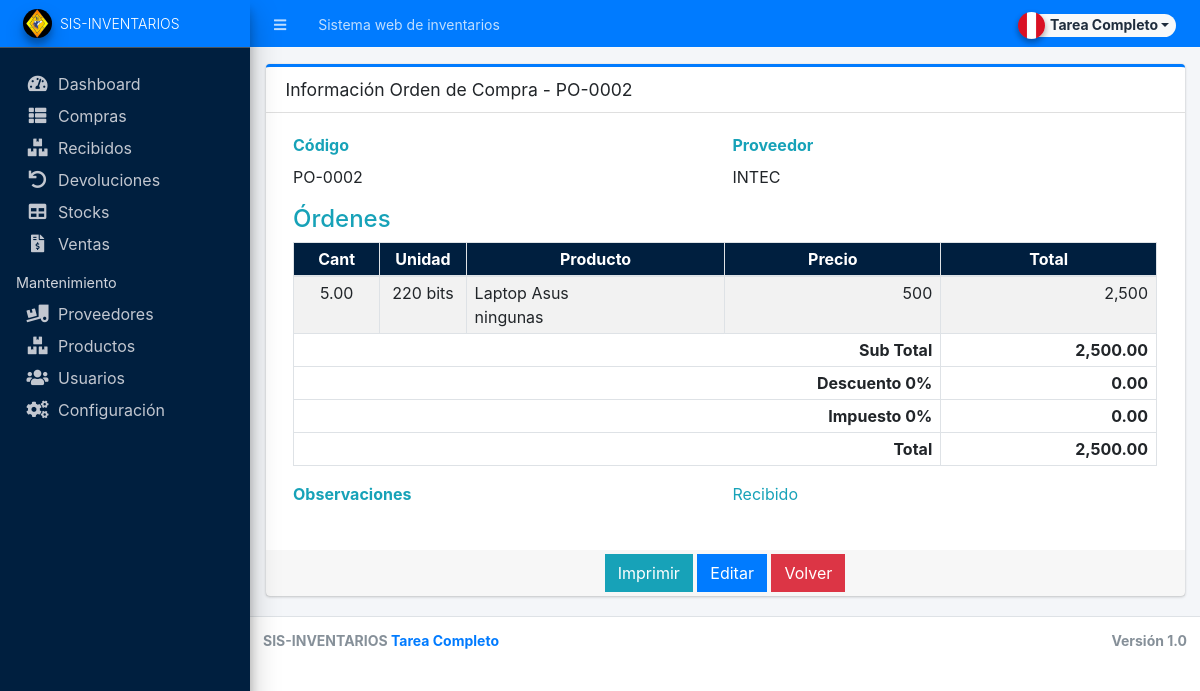
The page /admin?page=purchase_order/view_po&id=4 (signed in) on the database its author committed.
### tables this page shows
CREATE TABLE `po_items` (
  `po_id` int(30) NOT NULL,
  `item_id` int(30) NOT NULL,
  `quantity` int(30) NOT NULL,
  `price` float NOT NULL DEFAULT 0,
  `unit` varchar(50) NOT NULL,
  `total` float NOT NULL DEFAULT 0
);

CREATE TABLE `item_list` (
  `id` int(30) NOT NULL,
  `name` text NOT NULL,
  `description` text NOT NULL,
  `supplier_id` int(30) NOT NULL,
  `cost` float NOT NULL DEFAULT 0,
  `status` tinyint(1) NOT NULL DEFAULT 1,
  `date_created` datetime NOT NULL DEFAULT current_timestamp(),
  `date_updated` datetime NOT NULL DEFAULT current_timestamp() ON UPDATE current_timestamp()
);

### admin/purchase_order/view_po.php (the view, shortened to what this page needs)
<div class="card card-outline card-primary">
    <div class="card-header">
        <h4 class="card-title">Información Orden de Compra - <?php echo $po_code ?></h4>
    </div>
    <div class="card-body" id="print_out">
        <div class="container-fluid">
            <div class="row">
                <div class="col-md-6">
                    <label class="control-label text-info">Código</label>
                    <div><?php echo isset($po_code) ? $po_code : '' ?></div>
                </div>
                <div class="col-md-6">
                    <div class="form-group">
                        <label for="supplier_id" class="control-label text-info">Proveedor</label>
                        <div><?php echo isset($supplier) ? $supplier : '' ?></div>
                    </div>
                </div>
            </div>
            <h4 class="text-info">Órdenes</h4>
            <table class="table table-striped table-bordered" id="list">
                <colgroup>
                    <col width="10%">
                    <col width="10%">
                    <col width="30%">
                    <col width="25%">
                    <col width="25%">
                </colgroup>
                <thead>
                    <tr class="text-light bg-navy">
                        <th class="text-center py-1 px-2">Cant</th>
                        <th class="text-center py-1 px-2">Unidad</th>
                        <th class="text-center py-1 px-2">Producto</th>
                        <th class="text-center py-1 px-2">Precio</th>
                        <th class="text-center py-1 px-2">Total</th>
                    </tr>
                </thead>
                <tbody>
                    <?php
                    $total = 0;
                    $qry = $conn->query("SELECT p.*,i.name,i.description FROM `po_items` p inner join item_list i on p.item_id = i.id where p.po_id = '{$id}'");
                    while ($row = $qry->fetch_assoc()) :
                        $total += $row['total']
                    ?>
                        <tr>
                            <td class="py-1 px-2 text-center"><?php echo number_format($row['quantity'], 2) ?></td>
                            <td class="py-1 px-2 text-center"><?php echo ($row['unit']) ?></td>
                            <td class="py-1 px-2">
                                <?php echo $row['name'] ?> <br>
                                <?php echo $row['description'] ?>
                            </td>
                            <td class="py-1 px-2 text-right"><?php echo number_format($row['price']) ?></td>
                            <td class="py-1 px-2 text-right"><?php echo number_format($row['total']) ?></td>
                        </tr>
                    <?php endwhile; ?>
                </tbody>
                <tfoot>
                    <tr>
                        <th class="text-right py-1 px-2" colspan="4">Sub Total</th>
                        <th class="text-right py-1 px-2 sub-total"><?php echo number_format($total, 2)  ?></th>
                    </tr>
                    <tr>
                        <th class="text-right py-1 px-2" colspan="4">Descuento <?php echo isset($discount_perc) ? $discount_perc : 0 ?>%</th>
                        <th class="text-right py-1 px-2 discount"><?php echo isset($discount) ? number_format($discount, 2) : 0 ?></th>
                    </tr>
                    <tr>
                        <th class="text-right py-1 px-2" colspan="4">Impuesto <?php echo isset($tax_perc) ? $tax_perc : 0 ?>%</th>
                        <th class="text-right py-1 px-2 tax"><?php echo isset($tax) ? number_format($tax, 2) : 0 ?></th>
                    </tr>
                    <tr>
                        <th class="text-right py-1 px-2" colspan="4">Total</th>
                        <th class="text-right py-1 px-2 grand-total"><?php echo isset($amount) ? number_format($amount, 2) : 0 ?></th>
                    </tr>
                </tfoot>
            </table>
            <div class="row">
                <div class="col-md-6">
                    <div class="form-group">
                        <label for="remarks" class="text-info control-label">Observaciones</label>
                    </div>
                </div>
                <?php if ($status > 0) : ?>
                    <div class="col-md-6">
                        <span class="text-info"><?php echo ($status == 2) ? "Recibido" : "Recibido Parcialmente" ?></span>
                    </div>
                <?php endif; ?>
            </div>
        </div>
    </div>
    <div class="card-footer py-1 text-center">
        <button class="btn btn-flat btn-info" type="button" id="print">Imprimir</button>
        <a class="btn btn-flat btn-primary" href="<?php echo base_url . '/admin?page=purchase_order/manage_po&id=' . (isset($id) ? $id : '') ?>">Editar</a>
        <a class="btn btn-flat btn-danger" href="<?php echo base_url . '/admin?page=purchase_order' ?>">Volver</a>
    </div>
</div>

### rows shown on the page
po_items: quantity "5.00", unit "220 bits", item.name "Laptop Asus", item.description "ningunas", price "500", total "2,500"

### other values the page prints
$_settings->info('name') "Sistema web de inventarios"
$_settings->info('short_name') "SIS-INVENTARIOS"
$po_code "PO-0002"
$supplier "INTEC"
$total "2,500.00"
$discount_perc "0"
$discount "0.00"
$tax_perc "0"
$tax "0.00"
$amount "2,500.00"
